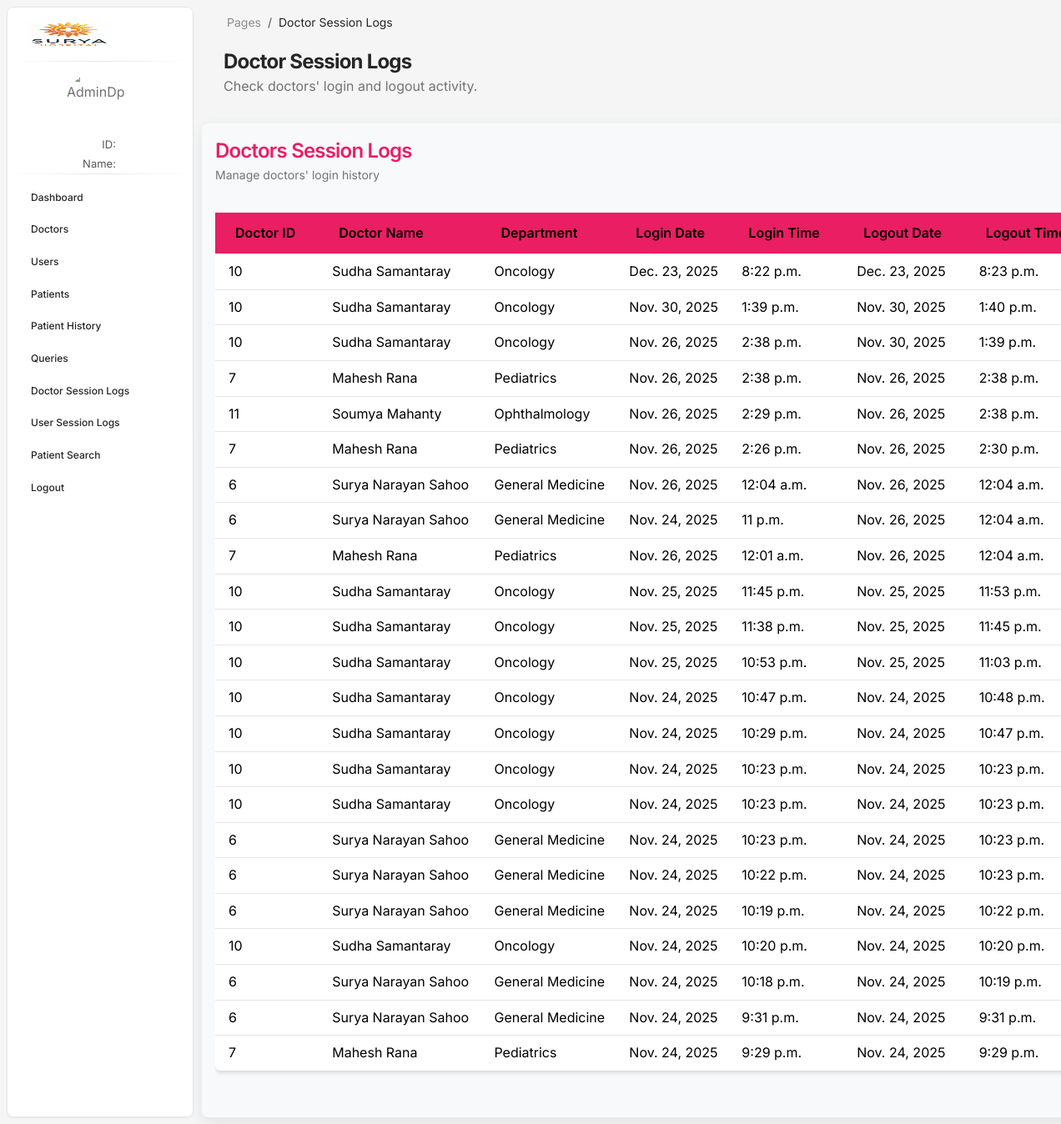
/hmsadmin/admindoctorsessionlogs, run on the app's committed database.
### doctor/models.py (models this page shows, shortened)
class Doctorlogindata(models.Model):
    did = models.ForeignKey(Doctor,on_delete=models.CASCADE)
    indate = models.DateField(default=timezone.now)
    intime = models.TimeField(default=timezone.now)
    outdate = models.DateField(null=True,blank=True)
    outtime = models.TimeField(null=True,blank=True)

class Doctor(models.Model):
    name = models.CharField(max_length=100,)
    phone = models.IntegerField(unique=True)
    email = models.CharField(unique=True,max_length=100)
    joindate = models.DateField(default=timezone.now)
    enddate = models.CharField(default="Active",max_length=15)
    salary = models.IntegerField(null=True, blank=True)
    department = models.ForeignKey("hmsadmin.Department",on_delete=models.CASCADE)
    password = models.CharField(max_length=100,)

### hmsadmin/models.py (models this page shows)
class Department(models.Model):
    name = models.CharField(unique=True,max_length=10)
    def __str__(self):
        return self.name

### hmsadmin/views.py (the view)
# urls.py: path('/admindoctorsessionlogs',views.admindoctorsessionlogs,name='admindoctorsessionlogs'),
def admindoctorsessionlogs(request):
    doctors = Doctorlogindata.objects.all().order_by(F("outdate").desc(nulls_first = True), F("outtime").desc(nulls_first = True),"-indate",'-intime')
    return render(request,'admindoctorsessionlogs.html',context={"doctorLogData":doctors})

### doctor/context_processor.py (called while the page is built, shortened)
def doctorData(request):
    dp = None
    return {"doctorData":None,"ddp":dp}

### hmsadmin/context_processor.py (called while the page is built, shortened)
def adminData(request):
    dp= None
    return {"adminData":None,"adp":dp}

### user/context_processor.py (called while the page is built, shortened)
def userData(request):
    return {"userData":None,"dp":None}

### hmsadmin/templates/admindoctorsessionlogs.html (shortened to what this page needs)
{% load static %}
{% include 'common/adminlink.html' %}
<body class="g-sidenav-show bg-gray-100">
  {% include 'common/adminaside.html' %}
  <main class="main-content position-relative max-height-vh-100 h-100 border-radius-lg">
    <nav class="navbar navbar-main navbar-expand-lg px-0 mx-3 shadow-none border-radius-xl">
      <div class="container-fluid py-1 px-3">
        <nav aria-label="breadcrumb">
          <ol class="breadcrumb bg-transparent mb-0 pb-0 pt-1 px-0">
            <li class="breadcrumb-item text-sm"><a class="opacity-5 text-dark" href="#">Pages</a></li>
            <li class="breadcrumb-item text-sm text-dark active" aria-current="page">Doctor Session Logs</li>
          </ol>
        </nav>
      </div>
    </nav>
    <div class="container-fluid py-2">
      <div class="ms-3">
        <h3 class="mb-0 h4 font-weight-bolder">Doctor Session Logs</h3>
        <p class="mb-4">Check doctors' login and logout activity.</p>
      </div>
      <div class="v-container" style="height:90vh; margin-top:2rem; width:85vw; margin-left: -10px; ">
        <div class="grid-header mb-3">
          <div>
            <h4 class="mb-0 text-primary">Doctors Session Logs</h4>
            <small class="text-muted">Manage doctors' login history</small>
          </div>
        </div>
        <div class="grid-area overflow-auto">
          <table class="table table-hover align-middle bg-white shadow rounded">
            <thead class="bg-primary text-white sticky-top" style="background-color: #e91e63 !important;">
              <tr>
                <th style="color:black;">Doctor ID</th>
                <th style="color:black;">Doctor Name</th>
                <th style="color:black;">Department</th>
                <th style="color:black;">Login Date</th>
                <th style="color:black;">Login Time</th>
                <th style="color:black;">Logout Date</th>
                <th style="color:black;">Logout Time</th>
              </tr>
            </thead>
            <tbody id="doctorLogsList">
                        {% for doctor in doctorLogData %}
                        <tr>
                            <td style="color: black;">{{ doctor.did.id}}</td>
                            <td style="color: black;">{{ doctor.did.name}}</td>
                            <td style="color: black;">{{ doctor.did.department}}</td>
                            <td style="color: black;">{{ doctor.indate}}</td>
                            <td style="color: black;">{{ doctor.intime}}</td>
                            {% if doctor.outdate == None %}
                            <td style="color: rgb(0, 196, 0); font-weight: bolder;">Active</td>
                            {% else %}
                            <td style="color: black;">{{ doctor.outdate}}</td>
                            {% endif %}
                            {% if doctor.outtime == None %}
                            <td style="color: rgb(0, 196, 0); font-weight: bolder;">Active</td>
                            {% else %}
                            <td style="color: black;">{{ doctor.outtime}}</td>
                            {% endif %}
                        </tr>
                        {% endfor %}
                    </tbody>
          </table>
        </div>
      </div>
    </div>
  </main>
</body>
</html>

### hmsadmin/templates/admindoctorsessionlogs.html (style rules this page uses)
.sticky-top { top: 0; }
.v-container { background: #f8f9fa; border-radius: 0.5rem; padding: 1rem; box-shadow: 0 6px 18px rgba(0, 0, 0, 0.08); display: flex; flex-direction: column; gap: 1rem; }
.grid-header { display: flex; justify-content: space-between; align-items: center; }
.table thead { background-color: #e91e63 !important; }
.table td, .table th { padding-left: 1rem; }

### data on the page
Doctorlogindata: did.id "10", did.name "Sudha Samantaray", did.department "Oncology", indate "Dec. 23, 2025", intime "8:22 p.m.", outdate "Dec. 23, 2025", outtime "8:23 p.m."
Doctorlogindata: did.id "10", did.name "Sudha Samantaray", did.department "Oncology", indate "Nov. 30, 2025", intime "1:39 p.m.", outdate "Nov. 30, 2025", outtime "1:40 p.m."
Doctorlogindata: did.id "10", did.name "Sudha Samantaray", did.department "Oncology", indate "Nov. 26, 2025", intime "2:38 p.m.", outdate "Nov. 30, 2025", outtime "1:39 p.m."
Doctorlogindata: did.id "7", did.name "Mahesh Rana", did.department "Pediatrics", indate "Nov. 26, 2025", intime "2:38 p.m.", outdate "Nov. 26, 2025", outtime "2:38 p.m."
Doctorlogindata: did.id "11", did.name "Soumya Mahanty", did.department "Ophthalmology", indate "Nov. 26, 2025", intime "2:29 p.m.", outdate "Nov. 26, 2025", outtime "2:38 p.m."
Doctorlogindata: did.id "7", did.name "Mahesh Rana", did.department "Pediatrics", indate "Nov. 26, 2025", intime "2:26 p.m.", outdate "Nov. 26, 2025", outtime "2:30 p.m."
Doctorlogindata: did.id "6", did.name "Surya Narayan Sahoo", did.department "General Medicine", indate "Nov. 26, 2025", intime "12:04 a.m.", outdate "Nov. 26, 2025", outtime "12:04 a.m."
Doctorlogindata: did.id "6", did.name "Surya Narayan Sahoo", did.department "General Medicine", indate "Nov. 24, 2025", intime "11 p.m.", outdate "Nov. 26, 2025", outtime "12:04 a.m."
Doctorlogindata: did.id "7", did.name "Mahesh Rana", did.department "Pediatrics", indate "Nov. 26, 2025", intime "12:01 a.m.", outdate "Nov. 26, 2025", outtime "12:04 a.m."
Doctorlogindata: did.id "10", did.name "Sudha Samantaray", did.department "Oncology", indate "Nov. 25, 2025", intime "11:45 p.m.", outdate "Nov. 25, 2025", outtime "11:53 p.m."
Doctorlogindata: did.id "10", did.name "Sudha Samantaray", did.department "Oncology", indate "Nov. 25, 2025", intime "11:38 p.m.", outdate "Nov. 25, 2025", outtime "11:45 p.m."
Doctorlogindata: did.id "10", did.name "Sudha Samantaray", did.department "Oncology", indate "Nov. 25, 2025", intime "10:53 p.m.", outdate "Nov. 25, 2025", outtime "11:03 p.m."
Doctorlogindata: did.id "10", did.name "Sudha Samantaray", did.department "Oncology", indate "Nov. 24, 2025", intime "10:47 p.m.", outdate "Nov. 24, 2025", outtime "10:48 p.m."
Doctorlogindata: did.id "10", did.name "Sudha Samantaray", did.department "Oncology", indate "Nov. 24, 2025", intime "10:29 p.m.", outdate "Nov. 24, 2025", outtime "10:47 p.m."
Doctorlogindata: did.id "10", did.name "Sudha Samantaray", did.department "Oncology", indate "Nov. 24, 2025", intime "10:23 p.m.", outdate "Nov. 24, 2025", outtime "10:23 p.m."
Doctorlogindata: did.id "10", did.name "Sudha Samantaray", did.department "Oncology", indate "Nov. 24, 2025", intime "10:23 p.m.", outdate "Nov. 24, 2025", outtime "10:23 p.m."
Doctorlogindata: did.id "6", did.name "Surya Narayan Sahoo", did.department "General Medicine", indate "Nov. 24, 2025", intime "10:23 p.m.", outdate "Nov. 24, 2025", outtime "10:23 p.m."
Doctorlogindata: did.id "6", did.name "Surya Narayan Sahoo", did.department "General Medicine", indate "Nov. 24, 2025", intime "10:22 p.m.", outdate "Nov. 24, 2025", outtime "10:23 p.m."
Doctorlogindata: did.id "6", did.name "Surya Narayan Sahoo", did.department "General Medicine", indate "Nov. 24, 2025", intime "10:19 p.m.", outdate "Nov. 24, 2025", outtime "10:22 p.m."
Doctorlogindata: did.id "10", did.name "Sudha Samantaray", did.department "Oncology", indate "Nov. 24, 2025", intime "10:20 p.m.", outdate "Nov. 24, 2025", outtime "10:20 p.m."
Doctorlogindata: did.id "6", did.name "Surya Narayan Sahoo", did.department "General Medicine", indate "Nov. 24, 2025", intime "10:18 p.m.", outdate "Nov. 24, 2025", outtime "10:19 p.m."
Doctorlogindata: did.id "6", did.name "Surya Narayan Sahoo", did.department "General Medicine", indate "Nov. 24, 2025", intime "9:31 p.m.", outdate "Nov. 24, 2025", outtime "9:31 p.m."
Doctorlogindata: did.id "7", did.name "Mahesh Rana", did.department "Pediatrics", indate "Nov. 24, 2025", intime "9:29 p.m.", outdate "Nov. 24, 2025", outtime "9:29 p.m."
